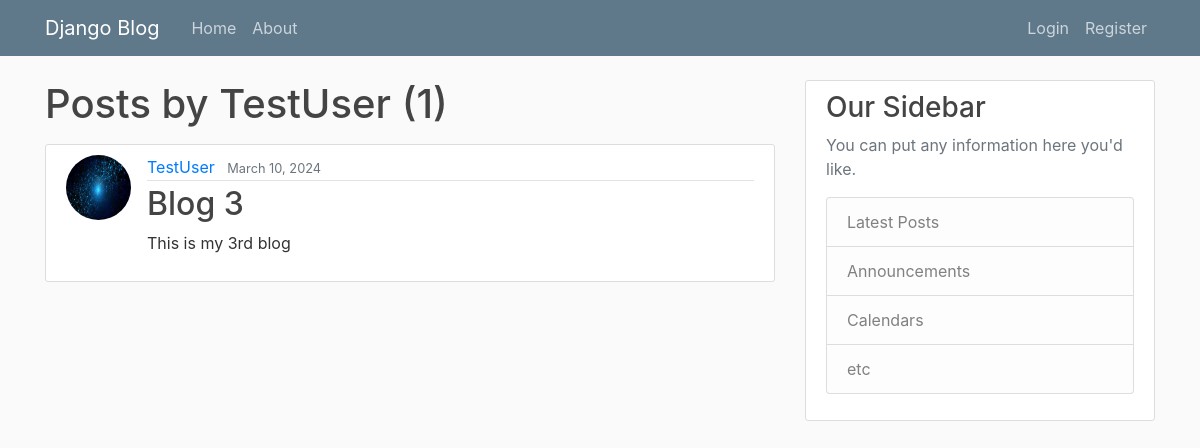
The page /user/TestUser on the database as committed earlier.
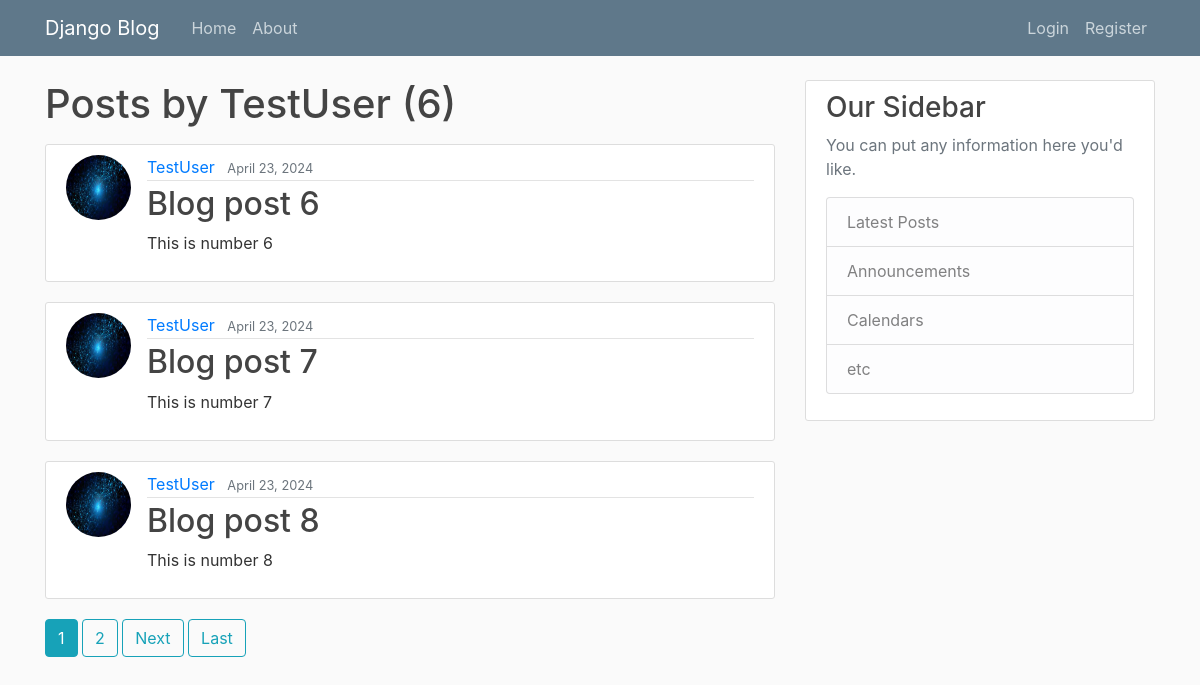
The same page on the database as committed later.
### blog/models.py (models this page shows, shortened)
class Post(models.Model):
    title = models.CharField(max_length=100)
    content = models.TextField()
    date_posted = models.DateField(default=timezone.now)
    author = models.ForeignKey(User, on_delete=models.CASCADE)

### users/models.py (models this page shows, shortened)
class Profile(models.Model):
    user = models.OneToOneField(User, on_delete=models.CASCADE)
    image = models.ImageField(default='default.jpg', upload_to='profile_pics')

### blog/views.py (the view)
# urls.py: path('user/<str:username>', UserPostListView.as_view(), name = 'user-posts'),
class UserPostListView(ListView):
    model = Post
    template_name = 'blog/user_posts.html'
    context_object_name = 'posts'
    paginate_by = 3
    def get_queryset(self):
        user = get_object_or_404(User, username = self.kwargs.get('username'))
        return Post.objects.filter(author = user).order_by('-date_posted')

### blog/templates/blog/user_posts.html (shortened to what this page needs)
{% extends 'blog/base.html' %}
{% block content %}
    <h1 class="mb-3">Posts by {{ view.kwargs.username }} ({{ page_obj.paginator.count }})</h1>
    {% for post in posts %}
        <article class="media content-section">
            <img class="rounded-circle article-img" src="{{ post.author.profile.image.url }}">
            <div class="media-body">
                <div class="article-metadata">
                <a class="mr-2" href="{% url 'user-posts' post.author.username %}">{{ post.author }}</a>
                <small class="text-muted">{{ post.date_posted }}</small>
                </div>
                <h2><a class="article-title" href="{% url 'post-detail' post.id %}">{{ post.title }}</a></h2>
                <p class="article-content">{{ post.content }}</p>
            </div>
        </article>
    {% endfor %}
    {% if is_paginated %}
        {% for num in page_obj.paginator.page_range %}
            {% if page_obj.number == num %}
                <a class="btn btn-info mb-4" href="?page={{ num }}">{{ num }}</a>
            {% elif num > page_obj.number|add:'-3' and num < page_obj.number|add:'3' %}
                <a class="btn btn-outline-info mb-4" href="?page={{ num }}">{{ num }}</a>
            {% endif %}
        {% endfor %}
        {% if page_obj.has_next %}
            <a class="btn btn-outline-info mb-4" href="?page={{ page_obj_next_page_number }}">Next</a>
            <a class="btn btn-outline-info mb-4" href="?page={{ page_obj.paginator.num_pages }}">Last</a>
        {% endif %}
    {% endif %}
{% endblock content %}

### blog/templates/blog/base.html (shortened to what this page needs)
{% load static %}
<!DOCTYPE html>
<html lang="en">
<head>
    <link rel="stylesheet" href="https://cdn.jsdelivr.net/npm/bootstrap@4.0.0/dist/css/bootstrap.min.css">
    <link rel="stylesheet" href="{% static 'blog/main.css' %}">
</head>
<body>
    <header class="site-header">
        <nav class="navbar navbar-expand-md navbar-dark bg-steel fixed-top">
          <div class="container">
            <a class="navbar-brand mr-4" href="{% url 'blog-home' %}">Django Blog</a>
            <div class="collapse navbar-collapse" id="navbarToggle">
              <div class="navbar-nav mr-auto">
                <a class="nav-item nav-link" href="{% url 'blog-home' %}">Home</a>
                <a class="nav-item nav-link" href="{% url 'blog-about' %}">About</a>
              </div>
              <div class="navbar-nav">
                {% if user.is_authenticated %}
                <a class="nav-item nav-link" href="{% url 'post-create' %}">New Post</a>
                  <a class="nav-item nav-link" href="{% url 'profile' %}">Profile</a>
                  <a class="nav-item nav-link" href="{% url 'logout' %}">Logout</a>
                {% else %}
                  <a class="nav-item nav-link" href="{% url 'login' %}">Login</a>
                  <a class="nav-item nav-link" href="{% url 'register' %}">Register</a>
                {% endif %}
              </div>
            </div>
          </div>
        </nav>
    </header>
    <main role="main" class="container">
        <div class="row">
          <div class="col-md-8">
            {% block content %}{% endblock %}
          </div>
          <div class="col-md-4">
            <div class="content-section">
              <h3>Our Sidebar</h3>
              <p class='text-muted'>You can put any information here you'd like.
                <ul class="list-group">
                  <li class="list-group-item list-group-item-light">Latest Posts</li>
                  <li class="list-group-item list-group-item-light">Announcements</li>
                  <li class="list-group-item list-group-item-light">Calendars</li>
                  <li class="list-group-item list-group-item-light">etc</li>
                </ul>
              </p>
            </div>
          </div>
        </div>
    </main>
</body>
</html>

### blog/static/blog/main.css (style rules this page uses)
body { background: #fafafa; color: #333333; margin-top: 5rem; }
h1, h2, h3, h4, h5, h6 { color: #444444; }
ul { margin: 0; }
.bg-steel { background-color: #5f788a; }
.site-header .navbar-nav .nav-link { color: #cbd5db; }
.content-section { background: #ffffff; padding: 10px 20px; border: 1px solid #dddddd; border-radius: 3px; margin-bottom: 20px; }
.article-title { color: #444444; }
.article-content { white-space: pre-line; }
.article-img { height: 65px; width: 65px; margin-right: 16px; }
.article-metadata { padding-bottom: 1px; margin-bottom: 4px; border-bottom: 1px solid #e3e3e3 }

Rows that differ between the two databases and show on the page:
no longer on this page (row unchanged): Post: author.profile.image (placeholder picture), author "TestUser", date_posted "March 10, 2024", title "Blog 3", content "This is my 3rd blog"
added Post: author.profile.image (placeholder picture), author "TestUser", date_posted "April 23, 2024", title "Blog post 6", content "This is number 6"
added Post: author.profile.image (placeholder picture), author "TestUser", date_posted "April 23, 2024", title "Blog post 7", content "This is number 7"
added Post: author.profile.image (placeholder picture), author "TestUser", date_posted "April 23, 2024", title "Blog post 8", content "This is number 8"
Other text that changed with them:
{{ page_obj.paginator.count }}: "1" → "6"
new list line: "1"
new list line: "2"
text now shown: "Next Last"
